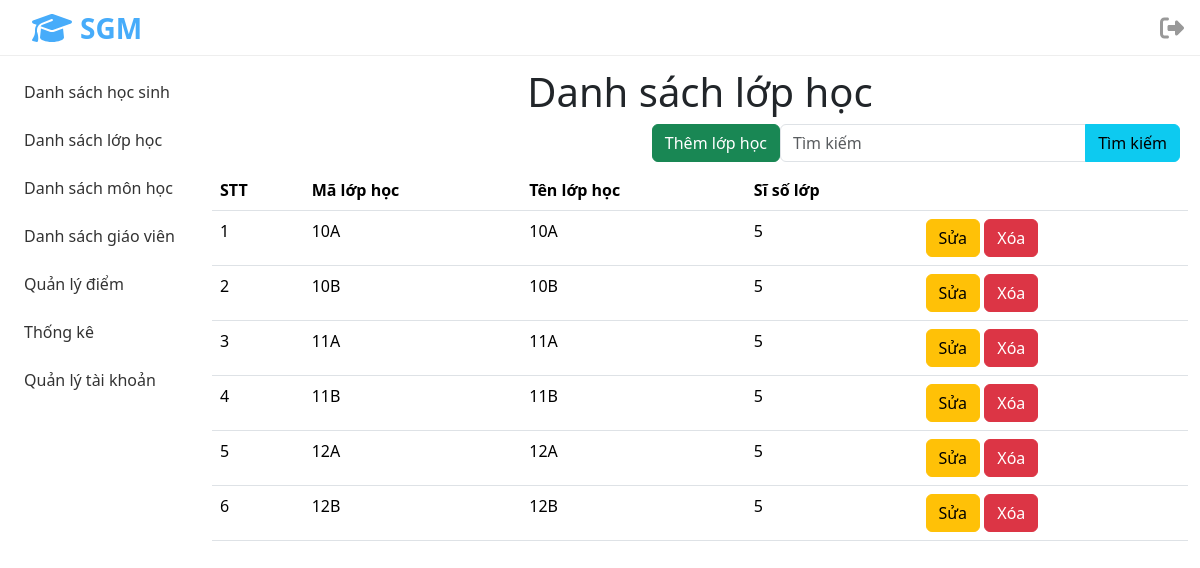
The page /views/classes/list.php (signed in) on the database its author committed.
### tables this page shows
CREATE TABLE `lophoc` (
  `MaLop` varchar(10) NOT NULL,
  `TenLop` varchar(10) NOT NULL,
  `SiSoLop` int(11) DEFAULT NULL
);

### models/classes/list.php (the view)
<?php
$dirRoot = strstr(__DIR__, '\models', true);
require_once $dirRoot . '/connection.php';
$sql = "SELECT ROW_NUMBER() OVER (ORDER BY `MaLop` ASC) AS `STT`,
    `MaLop`,
    `TenLop`,
    `SiSoLop` FROM `lophoc` ORDER BY `MaLop` ASC";
$result = $conn->query($sql);
while ($row = $result->fetch_assoc()) {
?>
<tr>
    <td><?php echo $row['STT'] ?></td>
    <td><?php echo $row['MaLop'] ?></td>
    <td><?php echo $row['TenLop'] ?></td>
    <td><?php echo $row['SiSoLop'] ?></td>
    <td>
        <a href="edit.php?sid=<?php echo $row['MaLop'] ?>" class="btn btn-warning">Sửa</a>
        <a href="/controllers/Classes.php?sid=<?php echo $row['MaLop'] ?> " class="btn btn-danger">Xóa</a>
    </td>
</tr>
<?php
}
?>

### views/classes/list.php (shortened to what this page needs)
<?php
$dirRoot = strstr(__DIR__, '\views', true);
?>
<!DOCTYPE html>
<html lang="en">
<head>
  <link href="https://cdn.jsdelivr.net/npm/bootstrap@5.3.2/dist/css/bootstrap.min.css" rel="stylesheet" />
  <link rel="stylesheet" href="/assets/css/style.css" />
</head>
<body>
  <div class="container-fluid">
    <div class="row mt-68">
      <div class="col-2">
      </div>
      <div class="col-10">
        <h1 class="text-center">Danh sách lớp học</h1>
        <div class="tool-bar">
          <div class="d-grid gap-2 d-md-flex justify-content-md">
            <button type="button" class="btn btn-success" data-bs-toggle="modal" data-bs-target="#addModal">
              Thêm lớp học
            </button>
          </div>
          <form action="./search.php" method="post">
            <div class="input-group mb-3 search-bar">
              <input type="text" class="form-control" placeholder="Tìm kiếm" aria-describedby="button-addon2">
              <button class="btn btn-info" type="submit" id="button-addon2">
                Tìm kiếm
              </button>
            </div>
          </form>
        </div>
        <table class="table">
          <thead>
            <tr>
              <th scope="col">STT</th>
              <th scope="col">Mã lớp học</th>
              <th scope="col">Tên lớp học</th>
              <th scope="col">Sĩ số lớp</th>
              <th scope="col"></th>
            </tr>
          </thead>
          <tbody>
            <?php
            require_once $dirRoot . '/models/classes/list.php';
            ?>
          </tbody>
        </table>
      </div>
    </div>
  </div>
</body>
</html>

### assets/css/style.css (style rules this page uses)
:root { --primary-color: #47acfa; }
.mt-68 { margin-top: 68px; }
.tool-bar { display: flex; justify-content: end; height: 38px; margin: 8px; }
.search-bar { width: 400px !important; }

### assets/css/header.css (style rules this page uses)
.header__container { position: fixed; top: 0; left: 0; width: 100%; height: 56px; z-index: 999; display: flex; justify-content: space-between; align-items: center; border-bottom: 1px solid #eee; background-color: #fff; }
.header__logo { text-decoration: none; display: flex; align-items: center; user-select: none; cursor: pointer; margin-left: 32px; }
.header__logo-img { width: 40px; margin-right: 8px; }
.header__logo-name { font-size: 28px; font-weight: 700; color: var(--primary-color); }
.header__logout { margin-right: 16px; cursor: pointer; }
.header__logout-img { width: 24px; }

### assets/css/navbar.css (style rules this page uses)
* { margin: 0; padding: 0; box-sizing: border-box; }
.navbar__container { position: fixed; }
.navbar__list { list-style: none; margin: 0; padding: 0; }
.navbar__link { width: 228px; text-decoration: none; color: #333; font-size: 16px; display: block; padding: 12px; border-radius: 8px; }

### rows shown on the page
lophoc: STT "1", MaLop "10A", TenLop "10A", SiSoLop "5"
lophoc: STT "2", MaLop "10B", TenLop "10B", SiSoLop "5"
lophoc: STT "3", MaLop "11A", TenLop "11A", SiSoLop "5"
lophoc: STT "4", MaLop "11B", TenLop "11B", SiSoLop "5"
lophoc: STT "5", MaLop "12A", TenLop "12A", SiSoLop "5"
lophoc: STT "6", MaLop "12B", TenLop "12B", SiSoLop "5"
